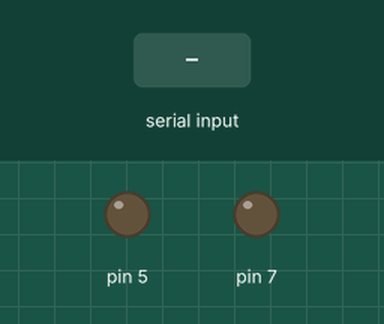
This sketch was run on a simulated Arduino Uno, built with avr-gcc and run on an emulated ATmega328P. Shown: output pins drawn as LEDs (lit = HIGH). The inputs (shaded band) are chosen by the test bench.

Above: at 1.2 s.
1.3 s: byte 250 (0xFA) received over Serial
At 1.8 s:
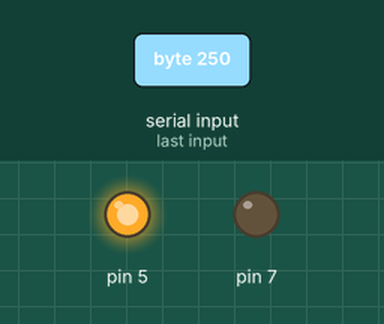
2.8 s: byte 248 (0xF8) received over Serial
At 4.2 s:
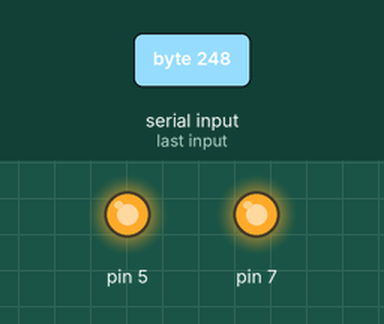
Timing chart, 0 to 5.8 s (numbered marks = the images above; inputs shaded):
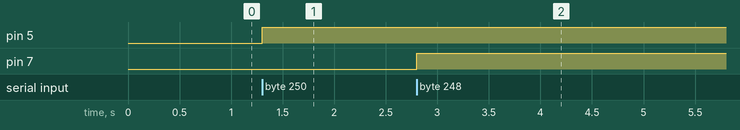

Measured:
- after the input at 1.3 s, pin 5: LOW → HIGH at once
- after the input at 2.8 s, pin 7: LOW → HIGH at once

The sketch:

Arduino_MIDI_Sync_Processor.ino
```cpp
int i;
int isRunning;

byte commandByte;

unsigned long previousMillis = 0;

void setup() {
  i = 0;
  isRunning = 0;
  Serial.begin(31250);
  pinMode(5, OUTPUT);
  pinMode(7, OUTPUT);
}

void loop() {

  unsigned long currentMillis = millis();
  if (currentMillis - previousMillis >= 4 && isRunning) {
    if (i%6 == 0) {
      i = 0;
      PORTD = PORTD & B00100000;
    }
  }

  do {
    if (Serial.available()) {
      commandByte = Serial.read();
      if (commandByte == 0xFA) {
        PORTD = PORTD | B00100000;
        isRunning = 1;
      }
      if (commandByte == 0xF8 && isRunning) {
          PORTD = B10100000;
          previousMillis = millis();
          i += 1;
      }
      if (commandByte == 0xFC) {
        PORTD = B00000000;
        isRunning = 0;
        i = 0;
      }
    }
  } while (Serial.available() > 2);
}
```
